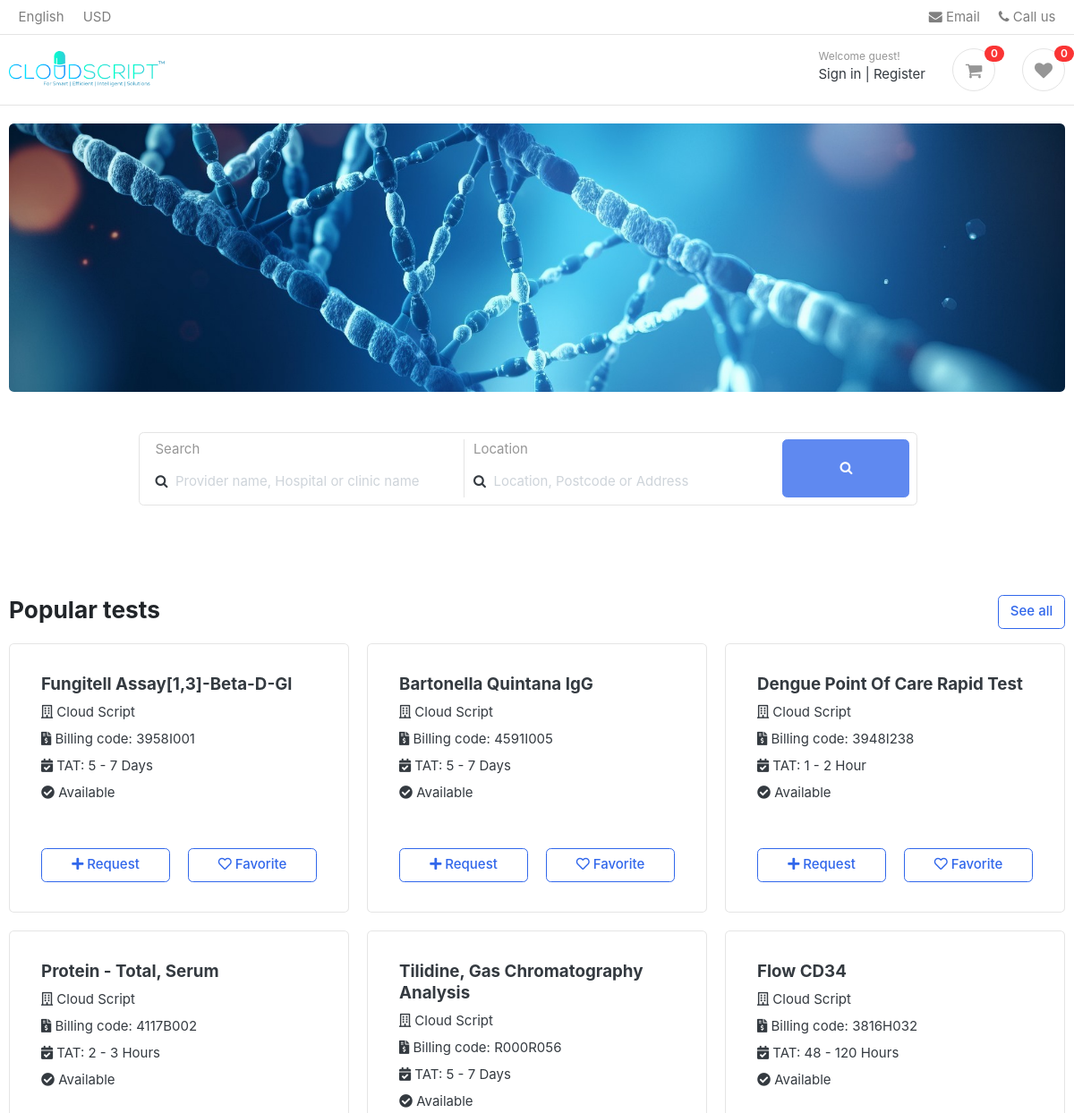
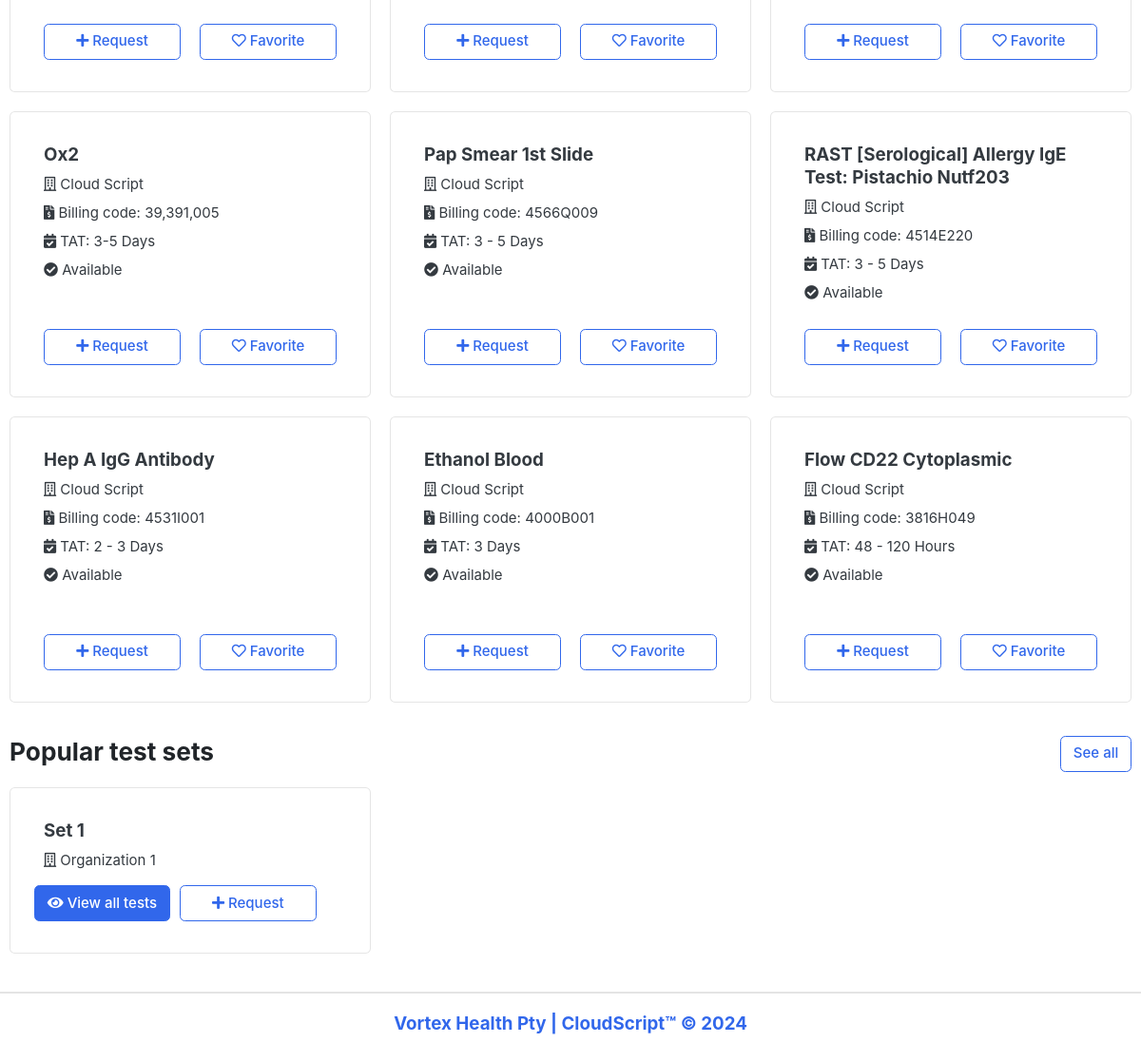
The page / on the database its author committed (2 pictures, top to bottom).
### main/models.py (models this page shows, shortened)
class Test(models.Model):
    organization = models.ForeignKey(Organization, on_delete=models.CASCADE)
    name = models.CharField(max_length=100)
    billing_code = models.CharField(max_length=100)
    tz_std_tariff = models.IntegerField()
    sample_type = models.CharField(max_length=100)
    tat = models.CharField(max_length=100)
    tat_unit = models.CharField(max_length=100)
    available = models.BooleanField(default=True)
    created_at = models.DateTimeField(auto_now_add=True)
    updated_at = models.DateTimeField(auto_now=True)
    unit = models.IntegerField(default=1)

class Organization(models.Model):
    name = models.CharField(max_length=100)
    description = models.TextField()
    admin = models.ForeignKey(User, on_delete=models.CASCADE)
    members = models.ManyToManyField(User, related_name='members')
    created_at = models.DateTimeField(auto_now_add=True)
    updated_at = models.DateTimeField(auto_now=True)

class TestSet(models.Model):
    organization = models.ForeignKey(Organization, on_delete=models.CASCADE)
    name = models.CharField(max_length=100)
    description = models.TextField(blank=True, null=True)
    tests = models.ManyToManyField(Test, related_name='tests')
    created_at = models.DateTimeField(auto_now_add=True)
    updated_at = models.DateTimeField(auto_now=True)

### main/views.py (the view)
# urls.py: path("", views.home, name="home"),
def home(request):
    tests = Test.objects.all().order_by('?')[:12]
    test_sets = TestSet.objects.all().order_by('?')[:12]
    context = {
        'tests': tests,
        'test_sets': test_sets
    }
    return render(request, "main/home.html", context)

### main/context_processors.py (called while the page is built)
def orgs(request):
    orgs = Organization.objects.all()[:50]
    return {'orgs': orgs}

### request/context_processors.py (called while the page is built)
def request_count(request):
    count = 0
    favorite_count = 0
    if request.user.is_authenticated:
        count2 = Request.objects.filter(user=request.user).first()
        favorite_count2 = Favorite.objects.filter(user=request.user).first()
        if count2: count = count2.tests.count()
        if favorite_count2: favorite_count = favorite_count2.tests.count()
    else:
        key = request.session.session_key
        if not key:
            request.session.create()
            key = request.session.session_key
        count2 = Request.objects.filter(anynomous_user=key).first()
        favorite_count2 = Favorite.objects.filter(anynomous_user=key).first()
        if count2: count = count2.tests.count()
        if favorite_count2: favorite_count = favorite_count2.tests.count()
    return {"request_count": count, "favorite_count": favorite_count}

### templates/main/home.html (shortened to what this page needs)
{% extends "include/base.html" %}
{% load static %}
{% block content %}
    <section class="section-intro padding-y-sm">
        <div class="container">
            <div class="intro-banner-wrap">
                <img src="{% static 'images/banners/image-1.jpeg' %}" class="rounded"
                     style="height: 300px; width: 100%; object-fit: cover">
            </div>
            <div class="col-lg  col-md-6 col-sm-12 col my-5">
                    <form action="{% url 'search' %}" class="search">
                        <div class="row w-75 border rounded p-2 center-x relative">
                            <div class="d-flex flex-column col-5 border-right">
                                <label for="query-input" class="text-muted">Search</label>
                                <div class="relative">
                                    <i class="fa fa-search absolute center-y"></i>
                                    <input class="form-control px-4" style="border: none !important;" type="text" list="suggestions" id="query-input" name="query" placeholder="Provider name, Hospital or clinic name">
                                </div>
                            </div>
                            <div class="d-flex flex-column col-5">
                                <label for="location" class="text-muted">Location</label>
                                <div class="relative">
                                    <i class="fa fa-search absolute center-y"></i>
                                    <input class="form-control px-4" style="border: none !important;" type="text" id="location" placeholder="Location, Postcode or Address">
                                </div>
                            </div>
                            <button class="col-2 btn btn-primary-light" type="submit"><i class="fa fa-search"></i> </button>
                        </div>
                    </form>
                </div>
        </div>
    </section>
    <section class="section-name padding-y-sm">
        <div class="container">
            <header class="section-heading">
                <a href="{% url "all_tests" %}" class="btn btn-outline-primary float-right">See all</a>
                <h3 class="section-title">Popular tests</h3>
            </header>
            <div class="row">
                {% for test in tests %}
                    {% include "components/test.html" %}
                {% endfor %}
            </div>
            <header class="section-heading">
                <a href="{% url "all_test_sets" %}" class="btn btn-outline-primary float-right">See all</a>
                <h3 class="section-title">Popular test sets</h3>
            </header>
            <div class="row">
                {% for set in test_sets %}
                    {% include "components/test_set.html" %}
                {% endfor %}
            </div>
        </div>
    </section>
{% endblock content %}

### templates/include/base.html (shortened to what this page needs)
{% load static %}
<!DOCTYPE HTML>
<html lang="en">
<head>
<link href="{% static 'css/bootstrap.css' %}" rel="stylesheet" type="text/css"/>
<link rel="stylesheet" href="https://pro.fontawesome.com/releases/v5.10.0/css/all.css"/>
<link href="{% static 'css/ui.css' %}" rel="stylesheet" type="text/css"/>
<link href="{% static 'css/responsive.css' %}" rel="stylesheet" media="only screen and (max-width: 1200px)" />
<link href="{% static 'css/custom.css' %}" rel="stylesheet" type="text/css"/>
<link rel="stylesheet" href="https://cdnjs.cloudflare.com/ajax/libs/font-awesome/4.7.0/css/font-awesome.min.css">
</head>
<body>
    {% include "include/header.html" %}
    {% block content %}
    {% endblock %}
    {% include "include/footer.html" %}
</body>
</html>

### templates/include/header.html (shortened to what this page needs)
{% load static %}
<header class="section-header">
    <nav class="navbar p-md-0 navbar-expand-sm navbar-light border-bottom">
        <div class="container">
            <div class="collapse navbar-collapse" id="navbarTop4">
                <ul class="navbar-nav mr-auto">
                    <li class="nav-item dropdown">
                        <a href="#" class="nav-link"> English </a>
                    </li>
                    <li class="nav-item dropdown">
                        <a href="#" class="nav-link"> USD </a>
                    </li>
                </ul>
                <ul class="navbar-nav">
                    <li><a href="#" class="nav-link"> <i class="fa fa-envelope"></i> Email </a></li>
                    <li><a href="#" class="nav-link"> <i class="fa fa-phone"></i> Call us </a></li>
                </ul>
            </div>
        </div>
    </nav>
    <section class="header-main border-bottom">
        <div class="container">
            <div class="row align-items-center">
                <div class="col-lg-2 col-md-3 col-6">
                    <a href="/" class="brand-wrap">
                        <img class="logo" src="{% static 'images/300x67.png' %}">
                    </a>
                </div>
                <div class="col-lg-3 col-sm-6 col-8 order-2 order-lg-3">
                    <div class="d-flex justify-content-end mb-3 mb-lg-0">
                        <div class="widget-header">
                            <small class="title text-muted">Welcome guest!</small>
                            <div>
                                <a href="./signin.html">Sign in</a> <span class="dark-transp"> | </span>
                                <a href="./register.html"> Register</a>
                            </div>
                        </div>
                        <a href="{% url 'request_list' %}" class="widget-header pl-3 ml-3">
                            <div class="icon icon-sm rounded-circle border"><i class="fa fa-shopping-cart"></i></div>
                            <span class="badge badge-pill badge-danger notify">
                                {{request_count}}
                            </span>
                        </a>
                        <a href="{% url 'favorite_list' %}" class="widget-header pl-3 ml-3">
                            <div class="icon icon-sm rounded-circle border"><i class="fa fa-heart"></i></div>
                            <span class="badge badge-pill badge-danger notify">
                                {{favorite_count}}
                            </span>
                        </a>
                    </div>
                </div>
            </div>
        </div>
    </section>
</header>

### templates/components/test.html (shortened to what this page needs)
<div class="col-md-4">
        <div class="card p-3 card-product-grid">
            <figcaption class="info-wrap h-100">
                <div style="min-height: 180px">
                    <h5 class="title"> {{ test.name }} </h5>
                    <div>
                        <i class="far fa-building"></i> {{ test.organization.name }}
                    </div>
                    <div class=" mt-2">
                        <i class="fas fa-file-invoice-dollar"></i>
                        Billing code: {{ test.billing_code }}
                    </div>
                    <div class=" mt-2">
                        <i class="fas fa-calendar-check"></i>
                        TAT: {{ test.tat }} {{ test.tat_unit }}
                    </div>
                    <div class=" mt-2">
                        {% if test.available %}
                            <i class="fas fa-check-circle"></i>
                            Available
                        {% else %}
                            <i class="fas fa-times-circle"></i>
                            Not available
                        {% endif %}
                    </div>
                </div>
                <div class="row align-items-center mt-3">
                    <a class="col-6 " href="{% url "add_request" test.id %}">
                        <button class="btn btn-outline-primary w-100">
                            <i class="fas fa-plus"></i>
                            Request</button>
                    </a>
                    <a class="col-6 " href="{% url "favorite_add" test.id %}">
                        <button class="btn btn-outline-primary w-100">
                            <i class="far fa-heart"></i>
                            Favorite</button>
                    </a>
                </div>
            </figcaption>
        </div>
</div>

### templates/components/test_set.html (shortened to what this page needs)
<div class="col-md-4">
        <div class="card p-3 card-product-grid">
            <figcaption class="info-wrap">
                <h5 class="title"> {{ set.name }} </h5>
                <div>
                    <i class="far fa-building"></i> {{ set.organization.name }}
                </div>
                <div class="row align-items-center mt-3">
                    <a href="{% url "test_sets" set.id %}">
                        <button class="btn btn-primary w-100">
                            <i class="fas fa-eye"></i>
                            View all tests</button>
                    </a>
                    <a class="col-6 " href="{% url "set_add_to_cart" set.id %}">
                        <button class="btn btn-outline-primary w-100">
                            <i class="fas fa-plus"></i>
                            Request</button>
                    </a>
                </div>
            </figcaption>
        </div>
</div>

### templates/include/footer.html
<footer class="section-footer border-top">
	<div class="container">
		<section class="footer-bottom border-top row">
			<div class="col-md-12 text-md-center h5 text-primary">
				Vortex Health Pty | CloudScript™ © 2024
			</div>
		</section>
	</div>
</footer>

### static/css/ui.css (style rules this page uses)
html { font-family: "Inter", sans-serif; font-size: 15px; }
.icon-xs, .icon-sm, .icon-md, .icon-lg { display: inline-block; text-align: center; flex-shrink: 0; flex-grow: 0; }
.icon-sm { width: 48px; height: 48px; line-height: 48px !important; font-size: 20px; }
.center-y { top: 50%; position: absolute; transform: translateY(-50%); }
.center-x { left: 50%; position: absolute; transform: translateX(-50%); }
.padding-y-sm { padding-top: 20px; padding-bottom: 20px; }
.relative { position: relative; }
.absolute { position: absolute; }
.section-heading { margin-bottom: 20px; margin-top: 15px; }
.section-title { color: #212529; }
.header-main { position: relative; padding-top: 1rem; padding-bottom: 1rem; }
.brand-wrap .logo, .navbar-brand .logo { margin-right: 7px; max-height: 42px; display: inline-block; }
.widget-header { display: inline-block; vertical-align: middle; position: relative; }
.widget-header a { color: #343a40; }
.widget-header i { color: #969696; }
.widget-header .title { display: block; }
.widget-header .notify { position: absolute; top: -3px; right: -10px; }
.footer-bottom { padding-top: 20px; padding-bottom: 20px; }
.card-product-grid { margin-bottom: 20px; }
.card-product-grid .info-wrap { overflow: hidden; padding: 18px 20px; }
.notify { position: absolute; top: -4px; right: -10px; display: inline-block; padding: 0.25em 0.6em; font-size: 12px; line-height: 1; text-align: center; border-radius: 3rem; color: #fff; background-color: #fa3434; }

### rows shown on the page
Test: name "Fungitell Assay[1,3]-Beta-D-Gl", organization.name "Cloud Script", billing_code "3958I001", tat "5 - 7", tat_unit "Days", available True (drawn)
Test: name "Bartonella Quintana IgG", organization.name "Cloud Script", billing_code "4591I005", tat "5 - 7", tat_unit "Days", available True (drawn)
Test: name "Dengue Point Of Care Rapid Test", organization.name "Cloud Script", billing_code "3948I238", tat "1 - 2", tat_unit "Hour", available True (drawn)
Test: name "Protein - Total, Serum", organization.name "Cloud Script", billing_code "4117B002", tat "2 - 3", tat_unit "Hours", available True (drawn)
Test: name "Tilidine, Gas Chromatography Analysis", organization.name "Cloud Script", billing_code "R000R056", tat "5 - 7", tat_unit "Days", available True (drawn)
Test: name "Flow CD34", organization.name "Cloud Script", billing_code "3816H032", tat "48 - 120", tat_unit "Hours", available True (drawn)
Test: name "Ox2", organization.name "Cloud Script", billing_code "39,391,005", tat "3-5", tat_unit "Days", available True (drawn)
Test: name "Pap Smear 1st Slide", organization.name "Cloud Script", billing_code "4566Q009", tat "3 - 5", tat_unit "Days", available True (drawn)
Test: name "RAST [Serological] Allergy IgE Test: Pistachio Nutf203", organization.name "Cloud Script", billing_code "4514E220", tat "3 - 5", tat_unit "Days", available True (drawn)
Test: name "Hep A IgG Antibody", organization.name "Cloud Script", billing_code "4531I001", tat "2 - 3", tat_unit "Days", available True (drawn)
Test: name "Ethanol Blood", organization.name "Cloud Script", billing_code "4000B001", tat "3", tat_unit "Days", available True (drawn)
Test: name "Flow CD22 Cytoplasmic", organization.name "Cloud Script", billing_code "3816H049", tat "48 - 120", tat_unit "Hours", available True (drawn)
TestSet: name "Set 1", organization.name "Organization 1"

### other values the page prints
{{ request_count }} "0"
{{ favorite_count }} "0"
